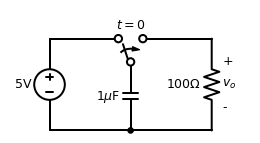

Here is the Python script that generated this plot:
import schemdraw
from schemdraw import elements as elm
from schemdraw import logic

with schemdraw.Drawing() as d:
    d += (V1 := elm.SourceV().label('5V'))
    d += elm.Line().right(d.unit * .75)
    d += (S1 := elm.SwitchSpdt2(action='close').up().anchor('b').label('$t=0$', loc='rgt'))
    d += elm.Line().right(d.unit * .75).at(S1.c)
    d += elm.Resistor().down().label('$100\Omega$').label(
        ['+', '$v_o$', '-'], loc='bot')
    d += elm.Line().to(V1.start)
    d += elm.Capacitor().at(S1.a).toy(V1.start).label('1$\mu$F').dot()

    d.save("draw_capaciter.png", transparent=False)
    d.draw()
